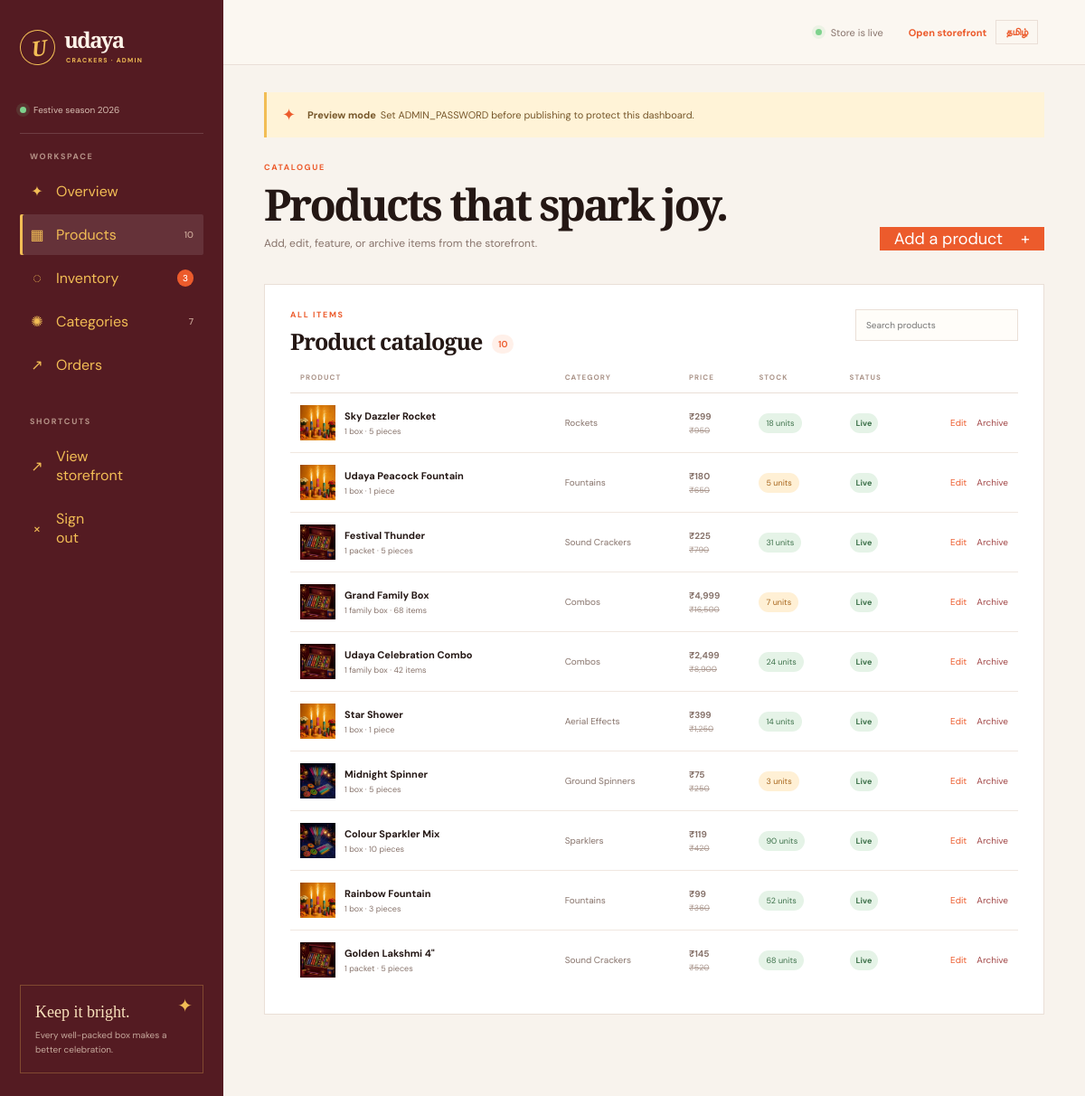
Screenshot of /admin/index.php?page=products with the database file from the repository.
### tables this page shows
CREATE TABLE IF NOT EXISTS products (
  id INT UNSIGNED AUTO_INCREMENT PRIMARY KEY,
  name VARCHAR(160) NOT NULL,
  tamil_name VARCHAR(200) NOT NULL DEFAULT '',
  category VARCHAR(80) NOT NULL,
  price DECIMAL(10,2) NOT NULL,
  mrp DECIMAL(10,2) NOT NULL,
  unit VARCHAR(160) NOT NULL,
  image VARCHAR(120) NOT NULL,
  tag VARCHAR(60) NOT NULL DEFAULT '',
  featured TINYINT(1) NOT NULL DEFAULT 0,
  active TINYINT(1) NOT NULL DEFAULT 1,
  stock_quantity INT UNSIGNED NOT NULL DEFAULT 0,
  low_stock_threshold INT UNSIGNED NOT NULL DEFAULT 10,
  created_at TIMESTAMP DEFAULT CURRENT_TIMESTAMP
);

### config.php (called while the page is built, shortened)
<?php
function db(): ?PDO
{
    static $pdo = null;
    static $attempted = false;
    if ($attempted) {
        return $pdo;
    }
    $host = getenv('DB_HOST') ?: '127.0.0.1';
    $name = getenv('DB_NAME') ?: 'udaya_crackers';
    $user = getenv('DB_USER') ?: 'root';
    $pass = getenv('DB_PASS') ?: '';
    $port = getenv('DB_PORT') ?: '3306';
    try {
        $pdo = new PDO(
            "mysql:host={$host};port={$port};dbname={$name};charset=utf8mb4",
            $user,
            $pass,
            [
                PDO::ATTR_ERRMODE => PDO::ERRMODE_EXCEPTION,
                PDO::ATTR_DEFAULT_FETCH_MODE => PDO::FETCH_ASSOC,
                PDO::ATTR_EMULATE_PREPARES => false,
            ],
        );
    } catch (Throwable $error) {
        error_log('Udaya database connection unavailable: ' . $error->getMessage());
        $pdo = null;
    }
    return $pdo;
}
function normalizeProduct(array $product): array
{
    return array_merge([
        'id' => 0,
        'name' => '',
        'tamil_name' => '',
        'category' => 'Combos',
        'price' => 0,
        'mrp' => 0,
        'unit' => '1 box',
        'image' => 'combo.jpg',
        'tag' => '',
        'featured' => 0,
        'active' => 1,
        'stock_quantity' => 0,
        'low_stock_threshold' => 10,
    ], $product);
}
function getAdminProducts(): array
{
    $connection = db();
    if ($connection) {
        try {
            $statement = $connection->query(
                'SELECT id, name, tamil_name, category, price, mrp, unit, image, tag, featured, active,
                        stock_quantity, low_stock_threshold
                 FROM products ORDER BY active DESC, featured DESC, id DESC',
            );
            return array_map(
                static fn (array $product): array => normalizeProduct($product),
                $statement->fetchAll(),
            );
        } catch (Throwable $error) {
            error_log('Udaya admin product query failed: ' . $error->getMessage());
        }
    }
    return localStore()['products'];
}
function getAdminCategories(): array
{
    $connection = db();
    if ($connection) {
        try {
            $statement = $connection->query('SELECT id, name, tamil_name, description FROM categories ORDER BY name ASC');
            $categories = $statement->fetchAll();
            if ($categories) {
                return $categories;
            }
        } catch (Throwable $error) {
            error_log('Udaya admin category query failed: ' . $error->getMessage());
        }
    }
    return localStore()['categories'];
}
function e(string|int|float|null $value): string
{
    return htmlspecialchars((string) $value, ENT_QUOTES, 'UTF-8');
}

### admin/index.php (the view, shortened to what this page needs)
<?php
require_once dirname(__DIR__) . '/config.php';
$adminPassword = trim((string) (getenv('ADMIN_PASSWORD') ?: ''));
$authRequired = $adminPassword !== '';
$page = (string) ($_GET['page'] ?? 'dashboard');
function adminField(mixed $value): string
{
    return e($value);
}
function adminPageUrl(string $page): string
{
    return 'index.php?page=' . rawurlencode($page);
}
function stockState(array $product): string
{
    $stock = (int) ($product['stock_quantity'] ?? 0);
    $threshold = (int) ($product['low_stock_threshold'] ?? 10);
    return $stock <= 0 ? 'out' : ($stock <= $threshold ? 'low' : 'good');
}
?>
<?php
$products = getAdminProducts();
$categories = getAdminCategories();
$orders = getAdminOrders();
$activeProducts = array_values(array_filter($products, static fn (array $product): bool => (int) $product['active'] === 1));
$lowStockProducts = array_values(array_filter(
    $activeProducts,
    static fn (array $product): bool => stockState($product) !== 'good',
));
$newOrders = array_values(array_filter($orders, static fn (array $order): bool => (string) $order['status'] === 'new'));
?>
<!doctype html>
<html lang="en">
<head>
  <link rel="stylesheet" href="style.css">
</head>
<body class="admin-page">
  <div class="admin-shell">
    <aside class="admin-sidebar">
      <a class="admin-brand" href="index.php"><span class="admin-brand-mark">U</span><span><strong>udaya</strong><small>CRACKERS · ADMIN</small></span></a>
      <div class="sidebar-season"><span class="season-dot"></span><span>Festive season 2026</span></div>
      <nav class="admin-nav" aria-label="Admin navigation">
        <p class="nav-label" data-i18n="admin.workspace">Workspace</p>
        <a class="<?= $page === 'dashboard' ? 'active' : '' ?>" href="<?= adminPageUrl('dashboard') ?>"><span>✦</span> <span class="nav-text" data-i18n="admin.overview">Overview</span></a>
        <a class="<?= $page === 'products' ? 'active' : '' ?>" href="<?= adminPageUrl('products') ?>"><span>▦</span> <span class="nav-text" data-i18n="admin.products">Products</span> <b><?= count($activeProducts) ?></b></a>
        <a class="<?= $page === 'inventory' ? 'active' : '' ?>" href="<?= adminPageUrl('inventory') ?>"><span>◌</span> <span class="nav-text" data-i18n="admin.inventory">Inventory</span> <?php if ($lowStockProducts): ?><b class="nav-alert"><?= count($lowStockProducts) ?></b><?php endif; ?></a>
        <a class="<?= $page === 'categories' ? 'active' : '' ?>" href="<?= adminPageUrl('categories') ?>"><span>✺</span> <span class="nav-text" data-i18n="admin.categories">Categories</span> <b><?= count($categories) ?></b></a>
        <a class="<?= $page === 'orders' ? 'active' : '' ?>" href="<?= adminPageUrl('orders') ?>"><span>↗</span> <span class="nav-text" data-i18n="admin.orders"></span> </a>
        <p class="nav-label nav-label-spaced" data-i18n="admin.shortcuts">Shortcuts</p>
        <a href="../" target="_blank"><span>↗</span> <span class="nav-text" data-i18n="admin.viewStore">View storefront</span></a>
        <a href="?action=logout"><span>×</span> <span class="nav-text" data-i18n="admin.signOut">Sign out</span></a>
      </nav>
      <div class="sidebar-note"><span>✦</span><strong>Keep it bright.</strong><p>Every well-packed box makes a better celebration.</p></div>
    </aside>
    <main class="admin-main">
      <header class="admin-topbar">
        <div class="topbar-meta"><span class="live-dot"></span> <span data-i18n="admin.live">Store is live</span> <a href="../" target="_blank" data-i18n="admin.openStore">Open storefront ↗</a><button class="language-toggle admin-language-toggle" type="button" data-language-toggle>தமிழ்</button></div>
      </header>
      <div class="admin-content">
        <?php if (!$authRequired): ?><div class="demo-banner"><span>✦</span><div><strong data-i18n="admin.preview"></strong><p data-i18n="admin.previewCopy"></p></div></div><?php endif; ?>
        <?php if ($page === 'dashboard'): ?>
          <div class="page-heading"><div><p class="admin-eyebrow" data-i18n="admin.goodMorning">GOOD MORNING, ADMIN</p><h1 data-i18n="admin.brightPicture">Here’s the bright picture.</h1><p data-i18n="admin.headingCopy">Keep the catalogue fresh, stock ready, and every order moving.</p></div><a class="admin-button admin-button-primary" href="<?= adminPageUrl('products') ?>&new=1"><span data-i18n="admin.addProduct">Add a product</span> <span>+</span></a></div>
          <section class="metric-grid">
            <article class="metric-card metric-orange"><span class="metric-icon">▦</span><p data-i18n="admin.activeProducts">Active products</p><strong><?= count($activeProducts) ?></strong><small data-i18n="admin.readyStorefront">Ready on the storefront</small></article>
            <article class="metric-card"><span class="metric-icon">✺</span><p data-i18n="admin.categoryCount">Categories</p><strong><?= count($categories) ?></strong><small data-i18n="admin.findSparkle">Ways to find the sparkle</small></article>
            <article class="metric-card metric-gold"><span class="metric-icon">◌</span><p data-i18n="admin.needAttention">Need attention</p><strong><?= count($lowStockProducts) ?></strong><small data-i18n="admin.lowOrOut">Low or out of stock</small></article>
            <article class="metric-card metric-indigo"><span class="metric-icon">↗</span><p data-i18n="admin.newOrders">New orders</p><strong><?= count($newOrders) ?></strong><small data-i18n="admin.waitingConfirmation">Waiting for confirmation</small></article>
          </section>
          <div class="dashboard-grid">
            <section class="panel recent-panel">
              <div class="panel-heading"><div><p class="admin-eyebrow" data-i18n="admin.latestActivity">LATEST ACTIVITY</p><h2 data-i18n="admin.recentOrders">Recent orders</h2></div><a class="text-action" href="<?= adminPageUrl('orders') ?>"><span data-i18n="admin.viewAll">View all</span> ↗</a></div>
              <?php if (!$orders): ?><div class="empty-state"><span>✦</span><h3>Your first order will land here.</h3><p>Orders placed through the storefront appear in this queue.</p></div>
              <?php else: ?><div class="compact-orders"><?php foreach (array_slice($orders, 0, 5) as $order): ?><div class="compact-order"><div class="order-avatar"><?= adminField(strtoupper(substr((string) $order['customer_name'], 0, 1))) ?></div><div class="compact-order-copy"><strong><?= adminField($order['customer_name']) ?></strong><span><?= adminField($order['order_number']) ?> · <?= adminField(date('d M, g:i A', strtotime((string) $order['created_at']))) ?></span></div><strong class="compact-total">₹<?= adminField(number_format((float) $order['total'])) ?></strong><span class="status status-<?= adminField($order['status']) ?>"><?= adminField(statusLabel((string) $order['status'])) ?></span></div><?php endforeach; ?></div><?php endif; ?>
            </section>
            <section class="panel attention-panel">
              <div class="panel-heading"><div><p class="admin-eyebrow" data-i18n="admin.inventoryWatch">INVENTORY WATCH</p><h2 data-i18n="admin.runningLow">Running low</h2></div><a class="text-action" href="<?= adminPageUrl('inventory') ?>"><span data-i18n="admin.manage">Manage</span> ↗</a></div>
              <?php if (!$lowStockProducts): ?><div class="empty-state small"><span>✓</span><h3>All stocked up.</h3><p>Nothing needs a restock right now.</p></div>
              <?php else: ?><div class="low-stock-list"><?php foreach (array_slice($lowStockProducts, 0, 5) as $product): ?><a class="low-stock-row" href="<?= adminPageUrl('inventory') ?>"><img src="../public/images/<?= adminField($product['image']) ?>" alt=""><span><strong><?= adminField($product['name']) ?></strong><small><?= adminField($product['category']) ?></small></span><b class="stock-number stock-<?= stockState($product) ?>"><?= adminField($product['stock_quantity']) ?><small>left</small></b></a><?php endforeach; ?></div><?php endif; ?>
            </section>
          </div>
          <section class="panel quick-panel"><div><p class="admin-eyebrow" data-i18n="admin.quickActions">QUICK ACTIONS</p><h2 data-i18n="admin.nextMove">Make the next move.</h2></div><div class="quick-actions"><a href="<?= adminPageUrl('products') ?>&new=1"><span>+</span><strong data-i18n="admin.addProduct">Add product</strong><small>Grow your collection</small></a><a href="<?= adminPageUrl('inventory') ?>"><span>◌</span><strong data-i18n="admin.updateStock">Update stock</strong><small>Keep shelves ready</small></a><a href="<?= adminPageUrl('categories') ?>&new=1"><span>✺</span><strong data-i18n="admin.newCategory">New category</strong><small>Organise the magic</small></a><a href="<?= adminPageUrl('orders') ?>"><span>↗</span><strong data-i18n="admin.processOrders">Process orders</strong><small><?= count($newOrders) ?> waiting now</small></a></div></section>
        <?php elseif ($page === 'products'): ?>
          <div class="page-heading"><div><p class="admin-eyebrow" data-i18n="admin.catalogue"></p><h1 data-i18n="admin.catalogueHeading"></h1><p data-i18n="admin.catalogueCopy"></p></div><a class="admin-button admin-button-primary" href="<?= adminPageUrl('products') ?>&new=1"> <span>+</span></a></div>
          <section class="panel"><div class="panel-heading"><div><p class="admin-eyebrow" data-i18n="admin.allItems">ALL ITEMS</p><h2><span data-i18n="admin.productCatalogue">Product catalogue</span> <span class="count-badge"><?= count($products) ?></span></h2></div><input class="table-search" type="search" placeholder="Search products" data-table-search="#products-table"></div><div class="table-scroll"><table class="admin-table" id="products-table"><thead><tr><th>Product</th><th>Category</th><th>Price</th><th>Stock</th><th>Status</th><th></th></tr></thead><tbody><?php foreach ($products as $product): ?><tr data-search="<?= adminField(strtolower($product['name'] . ' ' . $product['category'])) ?>"><td><div class="table-product"><img src="../public/images/<?= adminField($product['image']) ?>" alt=""><div><strong><?= adminField($product['name']) ?></strong><small><?= adminField($product['unit']) ?></small></div></div></td><td><?= adminField($product['category']) ?></td><td><strong>₹<?= adminField(number_format((float) $product['price'])) ?></strong><small class="mrp">₹<?= adminField(number_format((float) $product['mrp'])) ?></small></td><td><span class="stock-pill stock-pill-<?= stockState($product) ?>"><?= adminField($product['stock_quantity']) ?> units</span></td><td><span class="status <?= (int) $product['active'] === 1 ? 'status-live' : 'status-off' ?>"><?= (int) $product['active'] === 1 ? 'Live' : 'Archived' ?></span></td><td><div class="row-actions"><a href="<?= adminPageUrl('products') ?>&edit=<?= adminField($product['id']) ?>">Edit</a><?php if ((int) $product['active'] === 1): ?><form method="post" onsubmit="return confirm('Archive this product from the storefront?')"><input type="hidden" name="action" value="archive_product"><input type="hidden" name="csrf" value="<?= adminField($csrf) ?>"><input type="hidden" name="id" value="<?= adminField($product['id']) ?>"><button type="submit">Archive</button></form><?php endif; ?></div></td></tr><?php endforeach; ?></tbody></table></div></section>
        <?php endif; ?>
      </div>
    </main>
  </div>
</body>
</html>

### rows the page displays
products: image (picture), name "Sky Dazzler Rocket", unit "1 box · 5 pieces", category "Rockets", price "299", mrp "950", stock_quantity "18", active "Live"
products: image (picture), name "Udaya Peacock Fountain", unit "1 box · 1 piece", category "Fountains", price "180", mrp "650", stock_quantity "5", active "Live"
products: image (picture), name "Festival Thunder", unit "1 packet · 5 pieces", category "Sound Crackers", price "225", mrp "790", stock_quantity "31", active "Live"
products: image (picture), name "Grand Family Box", unit "1 family box · 68 items", category "Combos", price "4,999", mrp "16,500", stock_quantity "7", active "Live"
products: image (picture), name "Udaya Celebration Combo", unit "1 family box · 42 items", category "Combos", price "2,499", mrp "8,900", stock_quantity "24", active "Live"
products: image (picture), name "Star Shower", unit "1 box · 1 piece", category "Aerial Effects", price "399", mrp "1,250", stock_quantity "14", active "Live"
products: image (picture), name "Midnight Spinner", unit "1 box · 5 pieces", category "Ground Spinners", price "75", mrp "250", stock_quantity "3", active "Live"
products: image (picture), name "Colour Sparkler Mix", unit "1 box · 10 pieces", category "Sparklers", price "119", mrp "420", stock_quantity "90", active "Live"
products: image (picture), name "Rainbow Fountain", unit "1 box · 3 pieces", category "Fountains", price "99", mrp "360", stock_quantity "52", active "Live"
products: image (picture), name "Golden Lakshmi 4\"", unit "1 packet · 5 pieces", category "Sound Crackers", price "145", mrp "520", stock_quantity "68", active "Live"

### other values shown
count($activeProducts) "10"
count($lowStockProducts) "3"
count($categories) "7"
count($products) "10"
